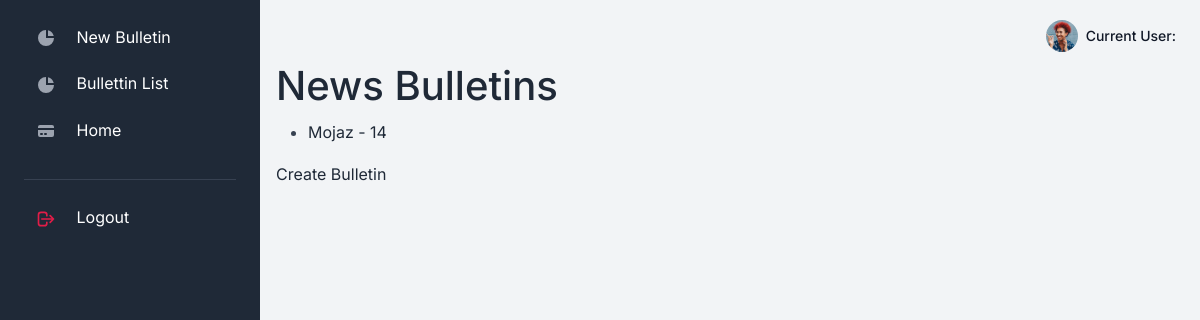
Page /bulletins/bulletins/ on the earlier database version.
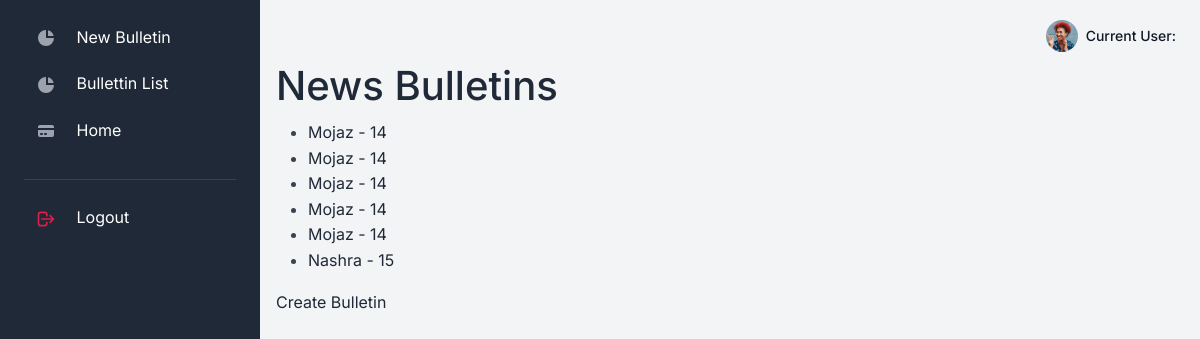
Same page on the later database version.
### apps/bulletins/models.py (models this page shows)
class Bulletin(models.Model):
    TYPE_CHOICES = (
        ('Mojaz', 'Mojaz'),
        ('Nashra', 'Nashra'),
    )
    TIME_CHOICES = (
        ('14', '14'),
        ('15', '15'),
        ('16', '16'),
        ('17', '17'),
        ('20', '20'),
    )
    type = models.CharField(max_length=50, choices=TYPE_CHOICES,default='Mojaz')
    time = models.CharField(max_length=50, choices=TIME_CHOICES,default='14')
    created_at=models.DateTimeField(auto_now_add=True)
    resources = models.TextField(null=True)
    editors = models.ManyToManyField(Editor)
    producers = models.ManyToManyField(Producer)

### apps/bulletins/views.py (the view)
# urls.py: path('bulletins/', BulletinListView.as_view(), name='list'),
class BulletinListView(ListView):
    model = Bulletin
    template_name = 'bulletins/bulletin_list.html'

### apps/context_processors.py (called while the page is built)
def cfg_assets_root(request):
    return { 'ASSETS_ROOT' : settings.ASSETS_ROOT }

### apps/templates/bulletins/bulletin_list.html (shortened to what this page needs)
{% extends "layouts/bulletins_base.html" %}
{% block content %}
<head>
</head>
<body>
    <h1>News Bulletins</h1>
    <ul>
    {% for bulletin in bulletin_list %}
        <li><a href="{% url 'bulletins:detail' bulletin.id %}">{{ bulletin.type }} - {{ bulletin.time }}</a></li>
    {% endfor %}
    </ul>
    <a href="{% url 'bulletins:create' %}">Create Bulletin</a>
</body>
{% endblock content %}

### apps/templates/layouts/bulletins_base.html (shortened to what this page needs)
<!DOCTYPE html>
<html lang="en">
<head>
<link type="text/css" href="{{ ASSETS_ROOT }}/vendor/sweetalert2/dist/sweetalert2.min.css" rel="stylesheet">
<link type="text/css" href="{{ ASSETS_ROOT }}/vendor/notyf/notyf.min.css" rel="stylesheet">
<link type="text/css" href="{{ ASSETS_ROOT }}/css/volt.css" rel="stylesheet">
</head>
<body>
    <main class="content">
      {% include 'includes/bulletins_sidebar.html' %}
      {% include 'includes/navigation.html' %}
      {% block content %}{% endblock content %}
    </main>
</body>
</html>

### apps/templates/includes/bulletins_sidebar.html (shortened to what this page needs)
{% load auth_extras %}
        <nav id="sidebarMenu" class="sidebar d-lg-block bg-gray-800 text-white collapse" data-simplebar>
          <div class="sidebar-inner px-4 pt-3">
            <ul class="nav flex-column pt-3 pt-md-0">
              <li class="nav-item {% if 'create' in request.path %} active {% endif %}">
                <a href="{% url 'bulletins:create' %}" class="nav-link">
                  <span class="sidebar-icon">
                    <svg class="icon icon-xs me-2" fill="currentColor" viewBox="0 0 20 20" xmlns="http://www.w3.org/2000/svg"><path d="M2 10a8 8 0 018-8v8h8a8 8 0 11-16 0z"></path><path d="M12 2.252A8.014 8.014 0 0117.748 8H12V2.252z"></path></svg>
                  </span>
                  <span class="sidebar-text">New Bulletin</span>
                </a>
              </li>
              <li class="nav-item {% if 'list' in request.path %} active {% endif %}">
                <a href="{% url 'bulletins:list' %}" class="nav-link">
                  <span class="sidebar-icon">
                    <svg class="icon icon-xs me-2" fill="currentColor" viewBox="0 0 20 20" xmlns="http://www.w3.org/2000/svg"><path d="M2 10a8 8 0 018-8v8h8a8 8 0 11-16 0z"></path><path d="M12 2.252A8.014 8.014 0 0117.748 8H12V2.252z"></path></svg>
                  </span>
                  <span class="sidebar-text">Bullettin List</span>
                </a>
              </li>
              <li class="nav-item {% if 'home' in request.path %} active {% endif %}">
                <a href="{% url 'home:home' %}" class="nav-link">
                  <span class="sidebar-icon">
                  </span>
                  <span class="sidebar-text">Home</span>
                </a>
              </li>
              <li role="separator" class="dropdown-divider mt-4 mb-3 border-gray-700"></li>
              <li class="nav-item">
                <a href="{% url 'logout' %}" class="nav-link">
                    <span class="sidebar-icon">
                        <svg class="icon icon-xs text-danger me-2" fill="none" stroke="currentColor" viewBox="0 0 24 24" xmlns="http://www.w3.org/2000/svg">
                            <path stroke-linecap="round" stroke-linejoin="round" stroke-width="2" d="M17 16l4-4m0 0l-4-4m4 4H7m6 4v1a3 3 0 01-3 3H6a3 3 0 01-3-3V7a3 3 0 013-3h4a3 3 0 013 3v1"></path>
                        </svg>
                    </span>
                    <span class="sidebar-text">Logout</span>
                </a>
              </li>
            </ul>
          </div>
        </nav>

### apps/templates/includes/navigation.html (shortened to what this page needs)
<nav class="navbar navbar-top navbar-expand navbar-dashboard navbar-dark ps-0 pe-2 pb-0" >
              <div class="container-fluid px-0">
                <div class="d-flex justify-content-between w-100" id="navbarSupportedContent">
                  <ul class="navbar-nav align-items-center">
                    <li class="nav-item dropdown ms-lg-3">
                      <a class="nav-link dropdown-toggle pt-1 px-0" href="#" role="button" data-bs-toggle="dropdown" aria-expanded="false">
                        <div class="media d-flex align-items-center">
                          <img class="avatar rounded-circle" alt="Image placeholder" src="{{ ASSETS_ROOT }}/img/team/profile-picture-3.jpg">
                          <div class="media-body ms-2 text-dark align-items-center d-none d-lg-block">
                            <span class="mb-0 font-small fw-bold text-gray-900">
                              Current User: <strong>{{ request.user.username }}</strong>
                            </span>
                          </div>
                        </div>
                      </a>
                    </li>
                  </ul>
                </div>
              </div>
            </nav>

Differences in the rows shown:
added Bulletin: type "Mojaz", time "14"
added Bulletin: type "Mojaz", time "14"
added Bulletin: type "Mojaz", time "14"
added Bulletin: type "Mojaz", time "14"
added Bulletin: type "Nashra", time "15"
